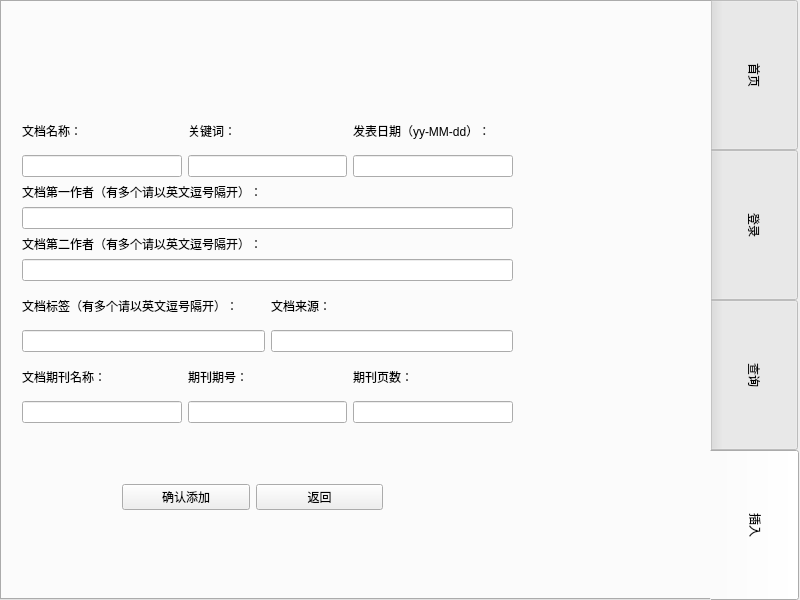
<?xml version="1.0" encoding="UTF-8"?>
<ui version="4.0">
 <class>Form</class>
 <widget class="QWidget" name="Form">
  <property name="geometry">
   <rect>
    <x>0</x>
    <y>0</y>
    <width>800</width>
    <height>600</height>
   </rect>
  </property>
  <property name="windowTitle">
   <string>Form</string>
  </property>
  <widget class="QTabWidget" name="MainWidget">
   <property name="geometry">
    <rect>
     <x>0</x>
     <y>0</y>
     <width>800</width>
     <height>600</height>
    </rect>
   </property>
   <property name="styleSheet">
    <string notr="true">QTabBar::tab{width:90}
QTabBar::tab{height:150}</string>
   </property>
   <property name="tabPosition">
    <enum>QTabWidget::East</enum>
   </property>
   <property name="currentIndex">
    <number>3</number>
   </property>
   <widget class="QWidget" name="tab_4">
    <attribute name="title">
     <string>首页</string>
    </attribute>
    <widget class="QLabel" name="label_main1">
     <property name="geometry">
      <rect>
       <x>170</x>
       <y>170</y>
       <width>351</width>
       <height>81</height>
      </rect>
     </property>
     <property name="styleSheet">
      <string notr="true">font: 9pt &quot;华文行楷&quot;;</string>
     </property>
     <property name="text">
      <string>&lt;html&gt;&lt;head/&gt;&lt;body&gt;&lt;p align=&quot;center&quot;&gt;&lt;span style=&quot; font-size:28pt; font-weight:700;&quot;&gt;科学文献管理系统&lt;/span&gt;&lt;/p&gt;&lt;/body&gt;&lt;/html&gt;</string>
     </property>
    </widget>
    <widget class="QPushButton" name="pushButton_exit">
     <property name="geometry">
      <rect>
       <x>300</x>
       <y>470</y>
       <width>75</width>
       <height>23</height>
      </rect>
     </property>
     <property name="text">
      <string>退出</string>
     </property>
    </widget>
    <widget class="QLabel" name="label_name2">
     <property name="geometry">
      <rect>
       <x>550</x>
       <y>470</y>
       <width>54</width>
       <height>16</height>
      </rect>
     </property>
     <property name="text">
      <string>邵弈</string>
     </property>
    </widget>
    <widget class="QLabel" name="label_name3">
     <property name="geometry">
      <rect>
       <x>550</x>
       <y>490</y>
       <width>54</width>
       <height>16</height>
      </rect>
     </property>
     <property name="text">
      <string>潘泽轩</string>
     </property>
    </widget>
    <widget class="QLabel" name="label_name1">
     <property name="geometry">
      <rect>
       <x>550</x>
       <y>450</y>
       <width>54</width>
       <height>16</height>
      </rect>
     </property>
     <property name="text">
      <string>马思捷</string>
     </property>
    </widget>
   </widget>
   <widget class="QWidget" name="Logintab">
    <attribute name="title">
     <string>登录</string>
    </attribute>
    <widget class="QStackedWidget" name="stackedWidget_3">
     <property name="geometry">
      <rect>
       <x>20</x>
       <y>60</y>
       <width>501</width>
       <height>431</height>
      </rect>
     </property>
     <property name="currentIndex">
      <number>1</number>
     </property>
     <widget class="QWidget" name="page"/>
     <widget class="QWidget" name="page_login">
      <widget class="QWidget" name="">
       <property name="geometry">
        <rect>
         <x>60</x>
         <y>60</y>
         <width>341</width>
         <height>171</height>
        </rect>
       </property>
       <layout class="QVBoxLayout" name="verticalLayout_3">
        <item>
         <layout class="QHBoxLayout" name="horizontalLayout_2">
          <item>
           <widget class="QLabel" name="label_account_login">
            <property name="text">
             <string>账号：</string>
            </property>
           </widget>
          </item>
          <item>
           <widget class="QLineEdit" name="lineEdit_account_login"/>
          </item>
         </layout>
        </item>
        <item>
         <layout class="QHBoxLayout" name="horizontalLayout_5">
          <item>
           <widget class="QLabel" name="label_password_login">
            <property name="text">
             <string>密码：</string>
            </property>
           </widget>
          </item>
          <item>
           <widget class="QLineEdit" name="lineEdit_password_login">
            <property name="text">
             <string/>
            </property>
           </widget>
          </item>
         </layout>
        </item>
       </layout>
      </widget>
      <widget class="QWidget" name="">
       <property name="geometry">
        <rect>
         <x>100</x>
         <y>330</y>
         <width>261</width>
         <height>51</height>
        </rect>
       </property>
       <layout class="QHBoxLayout" name="horizontalLayout_10">
        <item>
         <widget class="QPushButton" name="pushButton_yes_login">
          <property name="text">
           <string>确认</string>
          </property>
         </widget>
        </item>
        <item>
         <widget class="QPushButton" name="pushButton_back_login">
          <property name="text">
           <string>返回</string>
          </property>
         </widget>
        </item>
       </layout>
      </widget>
     </widget>
     <widget class="QWidget" name="page_register">
      <widget class="QWidget" name="layoutWidget_2">
       <property name="geometry">
        <rect>
         <x>60</x>
         <y>60</y>
         <width>341</width>
         <height>171</height>
        </rect>
       </property>
       <layout class="QVBoxLayout" name="verticalLayout_6">
        <item>
         <layout class="QHBoxLayout" name="horizontalLayout_7">
          <item>
           <widget class="QLabel" name="label_account_register">
            <property name="text">
             <string>账号：       </string>
            </property>
           </widget>
          </item>
          <item>
           <widget class="QLineEdit" name="lineEdit_account_register"/>
          </item>
         </layout>
        </item>
        <item>
         <layout class="QHBoxLayout" name="horizontalLayout_9">
          <item>
           <widget class="QLabel" name="label_password_register">
            <property name="text">
             <string>密码：       </string>
            </property>
           </widget>
          </item>
          <item>
           <widget class="QLineEdit" name="lineEdit_password_register">
            <property name="text">
             <string/>
            </property>
           </widget>
          </item>
         </layout>
        </item>
        <item>
         <layout class="QHBoxLayout" name="horizontalLayout_14">
          <item>
           <widget class="QLabel" name="label_password_2_register">
            <property name="text">
             <string>确认密码：</string>
            </property>
           </widget>
          </item>
          <item>
           <widget class="QLineEdit" name="lineEdit_password_2_register">
            <property name="text">
             <string/>
            </property>
           </widget>
          </item>
         </layout>
        </item>
       </layout>
      </widget>
      <widget class="QWidget" name="layoutWidget_9">
       <property name="geometry">
        <rect>
         <x>100</x>
         <y>330</y>
         <width>261</width>
         <height>51</height>
        </rect>
       </property>
       <layout class="QHBoxLayout" name="horizontalLayout_11">
        <item>
         <widget class="QPushButton" name="pushButton_yes_register">
          <property name="text">
           <string>确认</string>
          </property>
         </widget>
        </item>
        <item>
         <widget class="QPushButton" name="pushButton_back_register">
          <property name="text">
           <string>返回</string>
          </property>
         </widget>
        </item>
       </layout>
      </widget>
     </widget>
     <widget class="QWidget" name="page_particalsearch_2">
      <widget class="QWidget" name="layoutWidget_5">
       <property name="geometry">
        <rect>
         <x>60</x>
         <y>60</y>
         <width>341</width>
         <height>171</height>
        </rect>
       </property>
       <layout class="QVBoxLayout" name="verticalLayout_11">
        <item>
         <layout class="QHBoxLayout" name="horizontalLayout_8">
          <item>
           <widget class="QLabel" name="label_account_admin">
            <property name="text">
             <string>需要修改的用户：</string>
            </property>
           </widget>
          </item>
          <item>
           <widget class="QLineEdit" name="lineEdit_account_admin"/>
          </item>
         </layout>
        </item>
        <item>
         <layout class="QHBoxLayout" name="horizontalLayout_13">
          <item>
           <widget class="QLabel" name="label_grade">
            <property name="text">
             <string>新的权限等级：   </string>
            </property>
           </widget>
          </item>
          <item>
           <widget class="QLineEdit" name="lineEdit_grade">
            <property name="text">
             <string/>
            </property>
           </widget>
          </item>
         </layout>
        </item>
       </layout>
      </widget>
      <widget class="QWidget" name="layoutWidget_10">
       <property name="geometry">
        <rect>
         <x>100</x>
         <y>330</y>
         <width>261</width>
         <height>51</height>
        </rect>
       </property>
       <layout class="QHBoxLayout" name="horizontalLayout_12">
        <item>
         <widget class="QPushButton" name="pushButton_rewrite">
          <property name="text">
           <string>修改</string>
          </property>
         </widget>
        </item>
        <item>
         <widget class="QPushButton" name="pushButton_back_admin">
          <property name="text">
           <string>返回</string>
          </property>
         </widget>
        </item>
       </layout>
      </widget>
     </widget>
    </widget>
    <widget class="QWidget" name="">
     <property name="geometry">
      <rect>
       <x>530</x>
       <y>180</y>
       <width>101</width>
       <height>201</height>
      </rect>
     </property>
     <layout class="QVBoxLayout" name="verticalLayout_12">
      <item>
       <widget class="QPushButton" name="pushButton_login">
        <property name="text">
         <string>登录</string>
        </property>
       </widget>
      </item>
      <item>
       <widget class="QPushButton" name="pushButton_signin">
        <property name="text">
         <string>注册</string>
        </property>
       </widget>
      </item>
      <item>
       <widget class="QPushButton" name="pushButton_adminspace">
        <property name="text">
         <string>管理员空间</string>
        </property>
       </widget>
      </item>
     </layout>
    </widget>
   </widget>
   <widget class="QWidget" name="Searchtab">
    <attribute name="title">
     <string>查询</string>
    </attribute>
    <widget class="QStackedWidget" name="stackedWidget">
     <property name="geometry">
      <rect>
       <x>20</x>
       <y>60</y>
       <width>501</width>
       <height>431</height>
      </rect>
     </property>
     <property name="currentIndex">
      <number>0</number>
     </property>
     <widget class="QWidget" name="page_querynull"/>
     <widget class="QWidget" name="pagebasicsearch">
      <widget class="QWidget" name="layoutWidget">
       <property name="geometry">
        <rect>
         <x>0</x>
         <y>50</y>
         <width>491</width>
         <height>311</height>
        </rect>
       </property>
       <layout class="QVBoxLayout" name="verticalLayout_2">
        <item>
         <layout class="QHBoxLayout" name="horizontalLayout">
          <item>
           <widget class="QComboBox" name="comboBox_basicsearch">
            <property name="enabled">
             <bool>true</bool>
            </property>
            <property name="currentText">
             <string/>
            </property>
            <property name="currentIndex">
             <number>-1</number>
            </property>
            <property name="frame">
             <bool>true</bool>
            </property>
            <item>
             <property name="text">
              <string>作者</string>
             </property>
            </item>
            <item>
             <property name="text">
              <string>论文</string>
             </property>
            </item>
            <item>
             <property name="text">
              <string>关键词</string>
             </property>
            </item>
            <item>
             <property name="text">
              <string>期刊</string>
             </property>
            </item>
           </widget>
          </item>
          <item>
           <widget class="QLineEdit" name="lineEdit_basicsearch">
            <property name="frame">
             <bool>true</bool>
            </property>
            <property name="placeholderText">
             <string>请输入完整查询内容</string>
            </property>
           </widget>
          </item>
          <item>
           <widget class="QPushButton" name="pushButton_bs1">
            <property name="text">
             <string>搜索</string>
            </property>
           </widget>
          </item>
         </layout>
        </item>
        <item>
         <widget class="QTableView" name="tableView_basicsearch"/>
        </item>
       </layout>
      </widget>
     </widget>
     <widget class="QWidget" name="page_particalsearch">
      <widget class="QWidget" name="layoutWidget_3">
       <property name="geometry">
        <rect>
         <x>0</x>
         <y>50</y>
         <width>491</width>
         <height>311</height>
        </rect>
       </property>
       <layout class="QVBoxLayout" name="verticalLayout_4">
        <item>
         <layout class="QHBoxLayout" name="horizontalLayout_3">
          <item>
           <widget class="QRadioButton" name="radioButton_particalsearch">
            <property name="text">
             <string>精确搜索</string>
            </property>
           </widget>
          </item>
          <item>
           <widget class="QLineEdit" name="lineEdit_particalsearch">
            <property name="placeholderText">
             <string>请输入关键字信息</string>
            </property>
           </widget>
          </item>
          <item>
           <widget class="QPushButton" name="pushButton_ps1">
            <property name="text">
             <string>搜索</string>
            </property>
           </widget>
          </item>
         </layout>
        </item>
        <item>
         <widget class="QTableView" name="tableView_particalsearch"/>
        </item>
       </layout>
      </widget>
     </widget>
    </widget>
    <widget class="QWidget" name="layoutWidget">
     <property name="geometry">
      <rect>
       <x>530</x>
       <y>230</y>
       <width>101</width>
       <height>103</height>
      </rect>
     </property>
     <layout class="QVBoxLayout" name="verticalLayout">
      <item>
       <widget class="QPushButton" name="pushButton_basicsearch">
        <property name="text">
         <string>基本搜索</string>
        </property>
       </widget>
      </item>
      <item>
       <widget class="QPushButton" name="pushButton_particalsearch">
        <property name="text">
         <string>部分匹配搜索</string>
        </property>
       </widget>
      </item>
     </layout>
    </widget>
   </widget>
   <widget class="QWidget" name="Insertiontab">
    <attribute name="title">
     <string>插入</string>
    </attribute>
    <widget class="QStackedWidget" name="stackedWidget_2">
     <property name="geometry">
      <rect>
       <x>10</x>
       <y>60</y>
       <width>511</width>
       <height>501</height>
      </rect>
     </property>
     <property name="currentIndex">
      <number>1</number>
     </property>
     <widget class="QWidget" name="page_analysisnull"/>
     <widget class="QWidget" name="page_authoranalysis">
      <widget class="QWidget" name="layoutWidget_14">
       <property name="geometry">
        <rect>
         <x>110</x>
         <y>410</y>
         <width>261</width>
         <height>51</height>
        </rect>
       </property>
       <layout class="QHBoxLayout" name="horizontalLayout_20">
        <item>
         <widget class="QPushButton" name="pushButton_yes_insert">
          <property name="text">
           <string>确认添加</string>
          </property>
         </widget>
        </item>
        <item>
         <widget class="QPushButton" name="pushButton_back_insert">
          <property name="text">
           <string>返回</string>
          </property>
         </widget>
        </item>
       </layout>
      </widget>
      <widget class="QWidget" name="">
       <property name="geometry">
        <rect>
         <x>10</x>
         <y>50</y>
         <width>491</width>
         <height>311</height>
        </rect>
       </property>
       <layout class="QVBoxLayout" name="verticalLayout_26">
        <item>
         <layout class="QHBoxLayout" name="horizontalLayout_17">
          <item>
           <layout class="QVBoxLayout" name="verticalLayout_15">
            <item>
             <widget class="QLabel" name="label_name">
              <property name="text">
               <string>文档名称：</string>
              </property>
             </widget>
            </item>
            <item>
             <widget class="QLineEdit" name="lineEdit_name"/>
            </item>
           </layout>
          </item>
          <item>
           <layout class="QVBoxLayout" name="verticalLayout_16">
            <item>
             <widget class="QLabel" name="label_gjc">
              <property name="text">
               <string>关键词：</string>
              </property>
             </widget>
            </item>
            <item>
             <widget class="QLineEdit" name="lineEdit_gjc"/>
            </item>
           </layout>
          </item>
          <item>
           <layout class="QVBoxLayout" name="verticalLayout_17">
            <item>
             <widget class="QLabel" name="label_date">
              <property name="text">
               <string>发表日期（yy-MM-dd）：</string>
              </property>
             </widget>
            </item>
            <item>
             <widget class="QLineEdit" name="lineEdit_date"/>
            </item>
           </layout>
          </item>
         </layout>
        </item>
        <item>
         <layout class="QVBoxLayout" name="verticalLayout_25">
          <item>
           <layout class="QVBoxLayout" name="verticalLayout_18">
            <item>
             <widget class="QLabel" name="label_author">
              <property name="text">
               <string>文档第一作者（有多个请以英文逗号隔开）：</string>
              </property>
             </widget>
            </item>
            <item>
             <widget class="QLineEdit" name="lineEdit_author"/>
            </item>
           </layout>
          </item>
          <item>
           <layout class="QVBoxLayout" name="verticalLayout_19">
            <item>
             <widget class="QLabel" name="label_author_3">
              <property name="text">
               <string>文档第二作者（有多个请以英文逗号隔开）：</string>
              </property>
             </widget>
            </item>
            <item>
             <widget class="QLineEdit" name="lineEdit_author_3"/>
            </item>
           </layout>
          </item>
         </layout>
        </item>
        <item>
         <layout class="QHBoxLayout" name="horizontalLayout_19">
          <item>
           <layout class="QVBoxLayout" name="verticalLayout_20">
            <item>
             <widget class="QLabel" name="label_tag">
              <property name="text">
               <string>文档标签（有多个请以英文逗号隔开）：</string>
              </property>
             </widget>
            </item>
            <item>
             <widget class="QLineEdit" name="lineEdit_tag"/>
            </item>
           </layout>
          </item>
          <item>
           <layout class="QVBoxLayout" name="verticalLayout_21">
            <item>
             <widget class="QLabel" name="label_src">
              <property name="text">
               <string>文档来源：</string>
              </property>
             </widget>
            </item>
            <item>
             <widget class="QLineEdit" name="lineEdit_src"/>
            </item>
           </layout>
          </item>
         </layout>
        </item>
        <item>
         <layout class="QHBoxLayout" name="horizontalLayout_18">
          <item>
           <layout class="QVBoxLayout" name="verticalLayout_22">
            <item>
             <widget class="QLabel" name="label_journalname">
              <property name="text">
               <string>文档期刊名称：</string>
              </property>
             </widget>
            </item>
            <item>
             <widget class="QLineEdit" name="lineEdit_journalname"/>
            </item>
           </layout>
          </item>
          <item>
           <layout class="QVBoxLayout" name="verticalLayout_23">
            <item>
             <widget class="QLabel" name="labe_journalid">
              <property name="text">
               <string>期刊期号：</string>
              </property>
             </widget>
            </item>
            <item>
             <widget class="QLineEdit" name="lineEdit_journalid"/>
            </item>
           </layout>
          </item>
          <item>
           <layout class="QVBoxLayout" name="verticalLayout_24">
            <item>
             <widget class="QLabel" name="label_journalpage">
              <property name="text">
               <string>期刊页数：</string>
              </property>
             </widget>
            </item>
            <item>
             <widget class="QLineEdit" name="lineEdit_journalpage"/>
            </item>
           </layout>
          </item>
         </layout>
        </item>
       </layout>
      </widget>
     </widget>
    </widget>
   </widget>
  </widget>
 </widget>
 <resources/>
 <connections/>
</ui>
